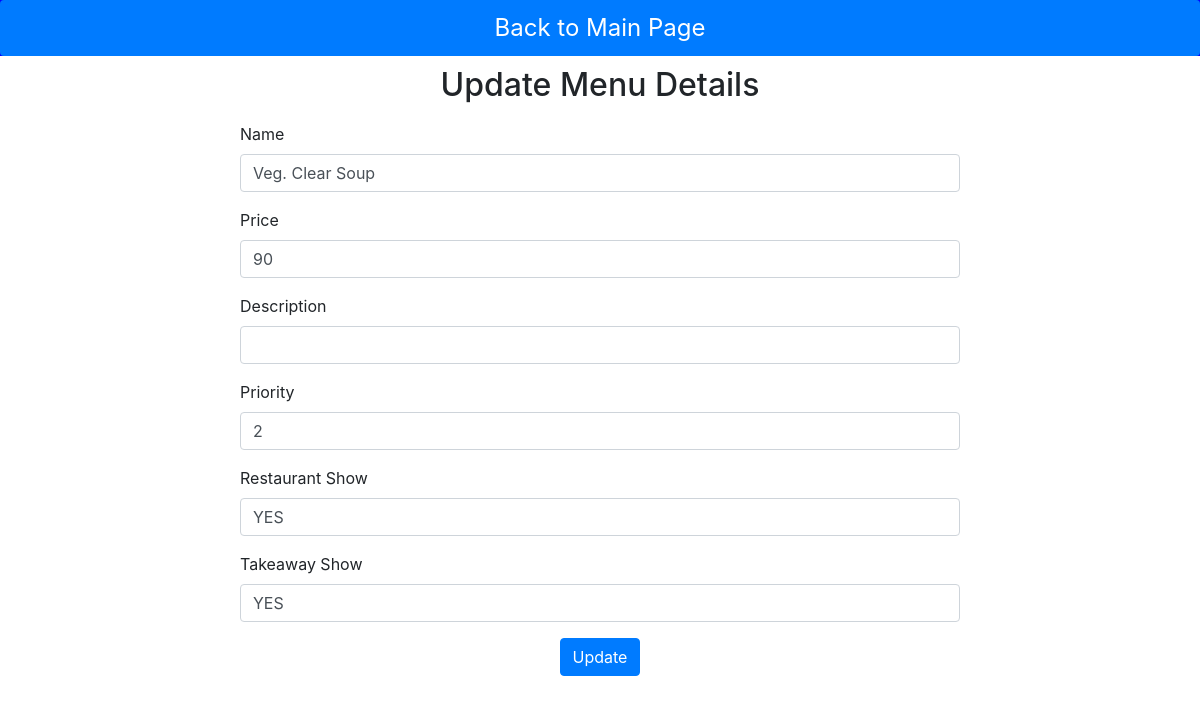
Page /admin/update_menu_item.php?mid=20 on the committed database.
### tables this page shows
CREATE TABLE `menu` (
  `mid` int(10) NOT NULL,
  `name` varchar(150) NOT NULL,
  `image` varchar(250) NOT NULL,
  `description` varchar(250) NOT NULL,
  `priority` int(10) NOT NULL,
  `restaurant_show` varchar(10) NOT NULL,
  `takeaway_show` varchar(10) NOT NULL,
  `price` int(10) NOT NULL,
  `type` int(11) NOT NULL
);

### admin/update_menu_item.php (the view, shortened to what this page needs)
<?php
    require 'db.php';
    $id = $_GET['mid'];
    $q = mysqli_query($con,"select * from menu where mid =$id");
    while($r = mysqli_fetch_array($q)){
?><html>
    <head>
        <link rel="stylesheet" href="https://maxcdn.bootstrapcdn.com/bootstrap/4.5.2/css/bootstrap.min.css">
    </head>
    <body>
         <nav class="nav nav-pills flex-column flex-sm-row">
  <a class="flex-sm-fill text-sm-center nav-link active" href="view_menu.php">Back to Main Page</a>
</nav>
        <h2> Update Menu Details </h2>
        <form method="post" action="#">
            <div class="form-group">
                <label> Name </label>
                <input type="text" class="form-control" id="exampleInputEmail1" name="name" value="<?php echo $r['name']; ?>">
            </div>
            <div class="form-group">
                <label for="exampleInputEmail1">Price</label>
                <input type="text" class="form-control" id="exampleInputEmail1" name="price" value="<?php echo $r['price']; ?>" >
            </div>
            <div class="form-group">
                <label>Description </label>
                <input type="text" class="form-control" id="exampleInputEmail1" name="description" value="<?php echo $r['description']; ?>" >
            </div>
            <div class="form-group">
                <label>Priority </label>
                <input type="number" max="5" min="1" name="prio" class="form-control" value="<?php echo $r['priority']; ?>" />
            </div>
            <div class="form-group">
                <label>Restaurant Show</label>
                <input type="text" class="form-control" id="exampleInputEmail1" name="restaurant_show" value="<?php echo $r['restaurant_show']; ?>" max="1000" min="50" />
            </div>
            <div class="form-group">
                <label>Takeaway Show</label>
                <input type="text" class="form-control" id="exampleInputEmail1" name="takeaway_show" value="<?php echo $r['takeaway_show']; ?>" />
            </div>
            <center>
                <button type="submit" name= "submit" class="btn btn-primary">Update</button>
           </center>
        </form>
        <?php } ?>
    </body>
</html>

### admin/update_menu_item.php (style rules this page uses)
h2 { padding: 10px; text-align: center; }
.form-group { margin-right: 20%; margin-left: 20%; }
.nav { background-color: blue; color: white; font-size: 24px; width: 100%; }
.nav a { color: white; font-size: 24px; text-decoration: none; padding : 10px; }

### rows in the picture
menu: name "Veg. Clear Soup", price "90", prio "2", restaurant_show "YES", takeaway_show "YES"
